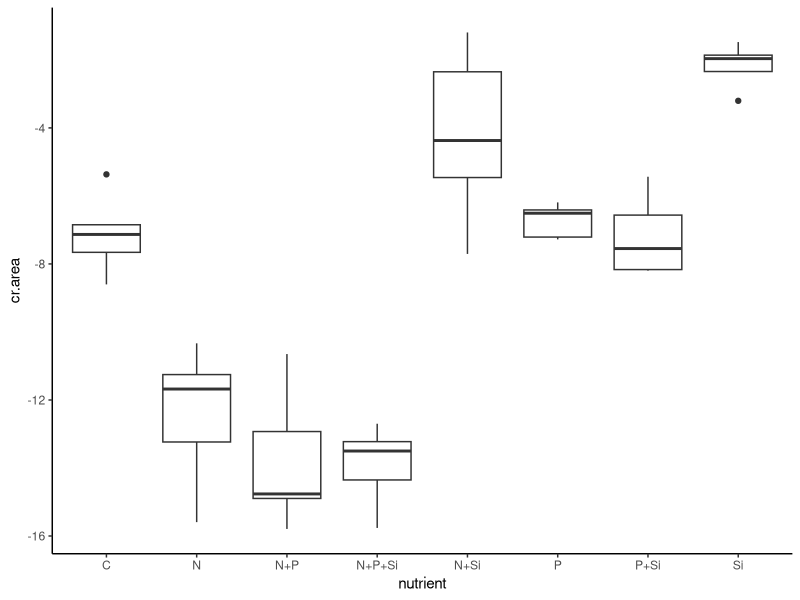
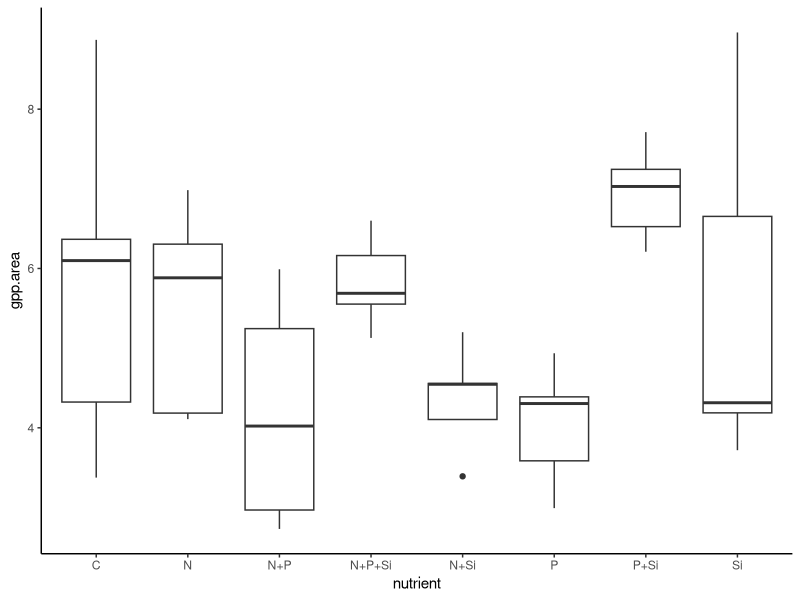
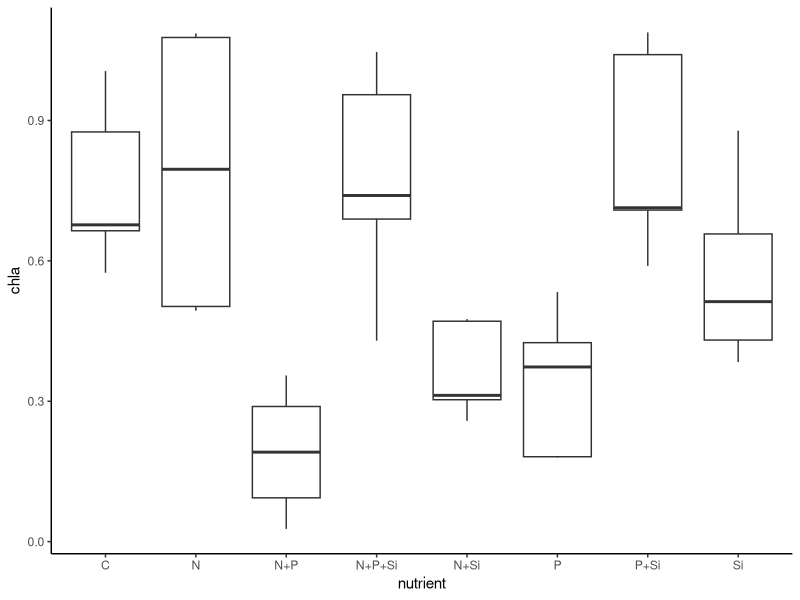
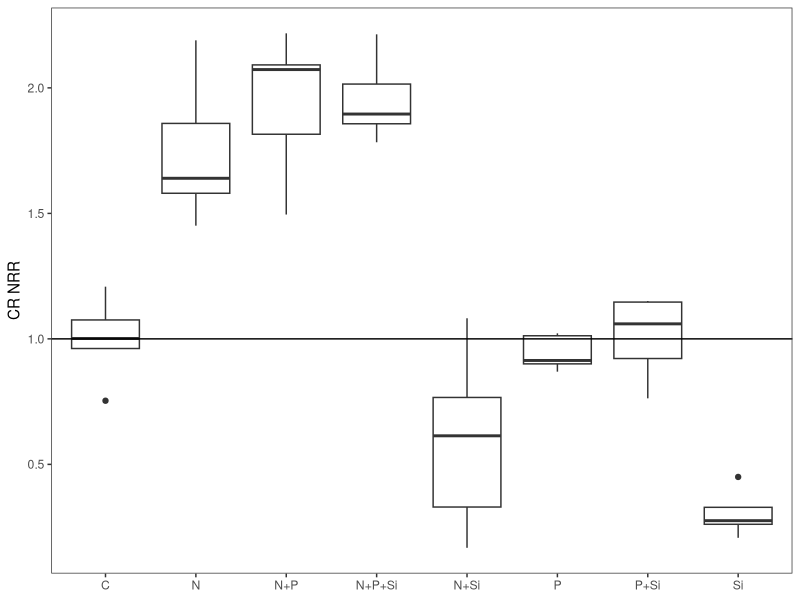
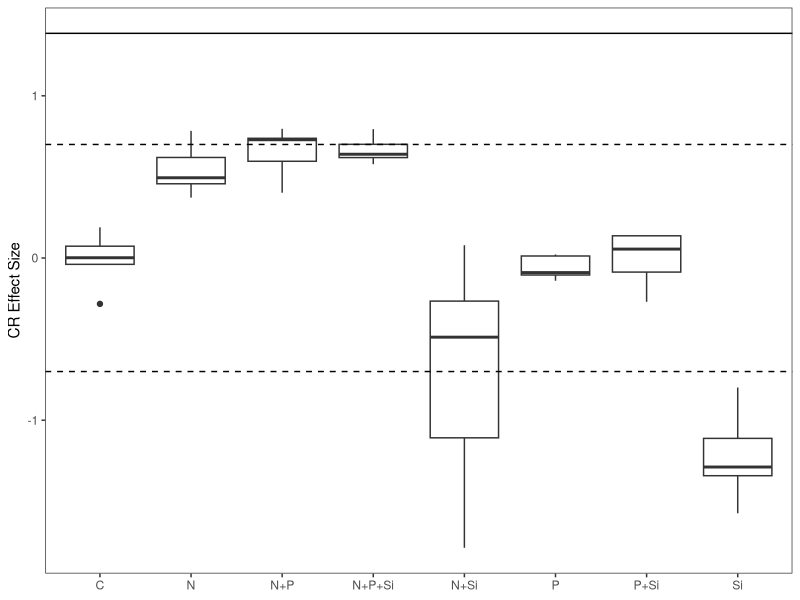
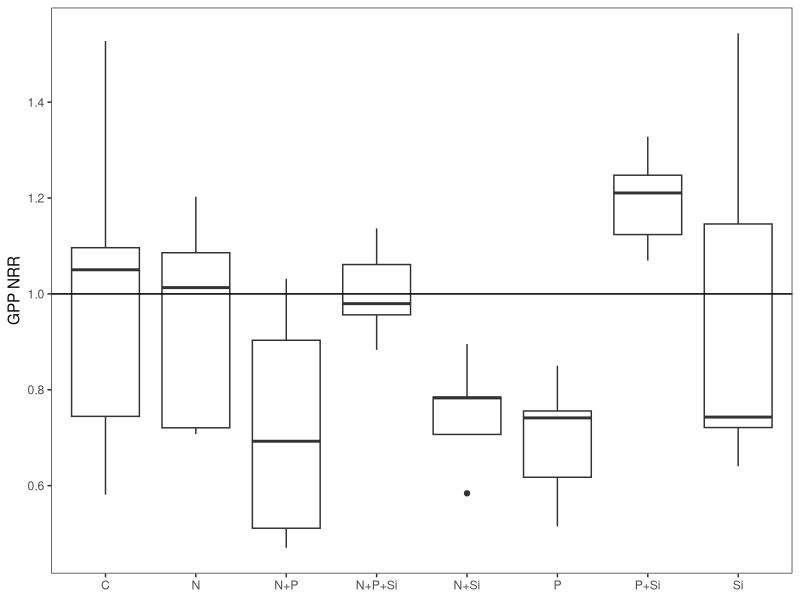
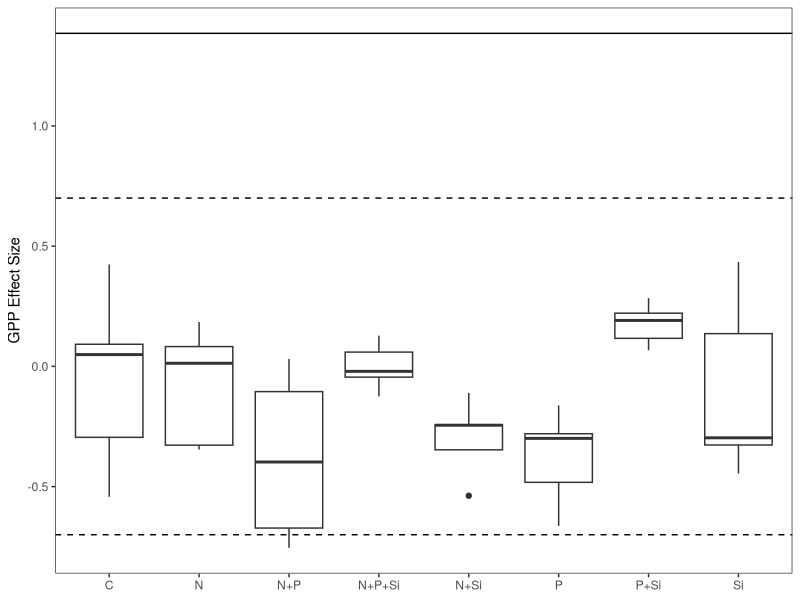
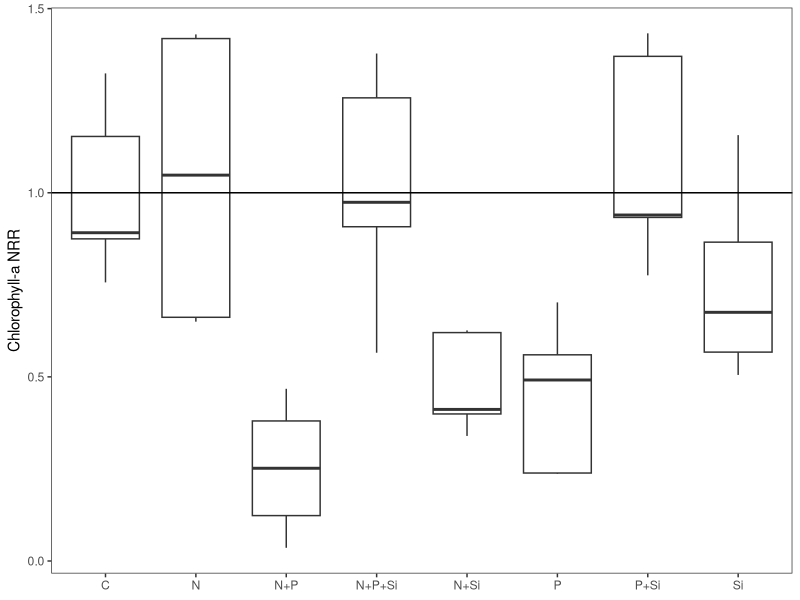

The R script that drew these images, in order: (Note: this script raises an error after producing the figures.)
#Author:  Clay Arango
#Creation date: 10-Feb-19
#Script to analyze NDS data from Summer 2018 NDS work with S. Roley and A. Alexiades

#packages
install.packages("nlme")
install.packages("nortest")
install.packages("plyr")
install.packages("dplyr")
install.packages("multcomp")
install.packages("MASS")
install.packages("ggplot2")
library(nlme)
library(nortest)
library(plyr)
library(dplyr)
library(multcomp)
library(MASS)
library(ggplot2)

#Load data
cle_fall <- read.table(file="cle_fall.csv", header=T, sep=",")

#set variable
d = cle_fall

#evaluate data to make sure factors are correct
names(d)

unique(d$nutrient) #control, N, NP, NPSi, NSi, P, PSi, Si
unique(d$N) #should be 0 and 1
unique(d$P) #should be 0 and 1
unique(d$Si) #should be 0 and 1
unique(d$top) #should be "sponge" and "glass"
#if need to change, use recode function below. 
d$top<-recode(d$top, "cellulose" = "sponge")
str(d)

#convert N and P and Si values (0 or 1 for absence or presence) to factors
d$N<-as.factor(d$N)
d$P<-as.factor(d$P)
d$Si<-as.factor(d$Si)
str(d)

#subset data into gpp and cr response
d.cr = subset(d, top=="sponge", data=d)
d.gpp = subset(d, top=="glass", data=d)

#check for outliers and check data entry before calculating CR-NRR
ggplot(d.cr, aes(x=nutrient, y=cr.area)) + geom_boxplot() + theme_classic()
#looks OK
#missing CC8 due to NA

#calculate nrr for cr
x<-ddply(d.cr, "nutrient", summarise, ave_cr = mean(cr.area, na.rm=T)) 
x
d.cr$cr.nrr = d.cr$cr.area/-7.121497 #divide by control ave_cr

#check for outliers and check data entry before calculating GPP- and chla-NRR
ggplot(d.gpp, aes(x=nutrient, y=gpp.area)) + geom_boxplot() + theme_classic()
#looks OK
#missing AA8 due to lost in field
ggplot(d.gpp, aes(x=nutrient, y=chla)) + geom_boxplot() + theme_classic()
#looks OK
#missing AA8 due to lost in field

#substitute b.d. chlorophyll with 1/2 detection limit using
#3*SD(y/x)/slope, where SD(y/x) is standard error of the chlorophyll regression
#make vectors for the x (chla) and y (RFU) values found in spreadsheet
#y = c(4.76, 399.36, 760.83, 1244.42, 3162.66, 5616.53)
#x = c(0, 0.025, 0.05, 0.1, 0.25, 0.5)
#summary(lm(y~x))
#chlabd = (345.52/11181.76)/2


#calculate nrr for gpp and chla
x<- ddply(d.gpp, "nutrient", summarise, ave_gpp = mean(gpp.area, na.rm=T), ave_chla = mean(chla, na.rm=T)) 
x
d.gpp$gpp.nrr = d.gpp$gpp.area/5.806643 #divide by control ave_gpp
d.gpp$chla.nrr = d.gpp$chla/0.7594258 #divide by control ave_chla
#use to exclude outliers
#x1<- ddply(subset(d.gpp, !(nds.id=="F6")), "nutrient", summarise, ave_chla = mean(chla, na.rm=T)) 
#x1
#d.gpp$chla.nrr_1<-d.gpp$chla_ug_cm2/2.700340

#combine into one file and export
d.cr$chla.nrr<-NA
#d.cr$chla.nrr_1<-NA#for excluded outliers
d.cr$gpp.nrr<-NA
d.gpp$cr.nrr<-NA
d.nrr<-rbind(d.cr, d.gpp)
d.nrr$site.date<-"cle_fall"
d.nrr$gpp.es<-log(d.nrr$gpp.nrr)
d.nrr$cr.es<-log(d.nrr$cr.nrr)
d.nrr$chla.es<-log(d.nrr$chla.nrr)

write.table(d.nrr, "cle_fall_nrr.csv",  sep=",", quote=F, row.names =F)

###############
#plots of NRR
##############
ggplot(data=subset(d.cr, !(nutrient=="control")), aes(x=nutrient, y=cr.nrr))+geom_boxplot()+theme_bw()+
  ylab("CR NRR")+geom_abline(slope = 0, intercept = 1)+
  theme(axis.title.x=element_blank(), panel.grid.minor=element_blank(), panel.grid.major=element_blank())
#N limitation, possible Si inhibition

ggplot(data=subset(d.nrr, (top=="sponge")), aes(x=nutrient, y=cr.es))+geom_boxplot()+theme_bw()+
  ylab("CR Effect Size")+geom_hline(yintercept = 0.7, lty="dashed")+ geom_hline(yintercept = -0.7, lty="dashed")+
  geom_hline(yintercept = 1.385)+
  theme(axis.title.x=element_blank(), panel.grid.minor=element_blank(), panel.grid.major=element_blank())
#nothing over 1.385, so no significance?


ggplot(data=subset(d.gpp, !(nutrient=="control")), aes(x=nutrient, y=gpp.nrr))+geom_boxplot()+theme_bw()+
  ylab("GPP NRR")+geom_abline(slope = 0, intercept = 1)+
  theme(axis.title.x=element_blank(), panel.grid.minor=element_blank(), panel.grid.major=element_blank())
#possible P+Si co-limitation, but likely no limitation

ggplot(data=subset(d.nrr, top =="glass"),aes(x=nutrient, y=gpp.es))+geom_boxplot()+theme_bw()+
  ylab("GPP Effect Size")+geom_hline(yintercept = 0.7, lty="dashed")+
  geom_hline(yintercept = -0.7, lty="dashed")+ geom_hline(yintercept = 1.385)+
  theme(axis.title.x=element_blank(), panel.grid.minor=element_blank(), panel.grid.major=element_blank())
#nothing over 1.385 so no significance?

ggplot(data=subset(d.gpp, !(nutrient=="control")), aes(x=nutrient, y=chla.nrr))+geom_boxplot()+theme_bw()+
  ylab("Chlorophyll-a NRR")+geom_abline(slope = 0, intercept = 1)+ 
  theme(axis.title.x=element_blank(), panel.grid.minor=element_blank(), panel.grid.major=element_blank())
#no limitation, possible Si inhibition

ggplot(data=subset(d.nrr, (top=="glass")), aes(x=nutrient, y=chla.es))+geom_boxplot()+theme_bw()+
  ylab("Chla Effect Size")+ geom_hline(yintercept = 0.7, lty="dashed")+ geom_hline(yintercept = -0.7, lty="dashed")+    
  geom_hline(yintercept = 1.385)+
  theme(axis.title.x=element_blank(), panel.grid.minor=element_blank(), panel.grid.major=element_blank())

##########
#NRR Summary Files
#########

GPP_sum<-ddply(d.gpp, "nutrient", summarise, ave_nrr.gpp=mean(gpp.nrr, na.rm=T), sd_nrr.gpp=sd(gpp.nrr, na.rm=T), 
               se_nrr.gpp =(sd(gpp.nrr)/sqrt(sum(!is.na(gpp.nrr)))), 
               ci95_nrr.gpp = (1.96*(sd(gpp.nrr)/sqrt(sum(!is.na(gpp.nrr))))),
               ave_nrr.chla=mean(chla.nrr, na.rm=T), sd_nrr.chla=sd(chla.nrr, na.rm=T), 
               se_nrr.chla =(sd(chla.nrr)/sqrt(sum(!is.na(chla.nrr)))), 
               ci95_nrr.chla = (1.96*(sd(chla.nrr)/sqrt(sum(!is.na(chla.nrr))))))
CR_sum<-ddply(d.cr, "nutrient", summarise, ave_nrr.cr=mean(cr.nrr, na.rm=T), sd_nrr.cr=sd(cr.nrr, na.rm=T), 
              se_nrr.cr =(sd(cr.nrr)/sqrt(sum(!is.na(cr.nrr)))), 
              ci95_nrr.cr = (1.96*(sd(cr.nrr)/sqrt(sum(!is.na(cr.nrr))))))

#now combine into one and export
d.sum<-merge(GPP_sum, CR_sum, by="nutrient")
d.sum$site_date<-"cle_fall"
write.table(d.sum, "cle_fall_summ.csv",  sep=",", quote=F, row.names=F)

############################################################
#analyze RESPIRATION data
############################################################

M1<-gls(cr.area~N*P*Si, data=d.cr, na.action=na.omit)
E1<-residuals(M1)
qqnorm(E1)
qqline(E1)
ad.test(E1)
   #residuals are normally distributed
hist(E1)  
plot(M1)

plot(filter(d.cr, !is.na(cr.area)) %>% dplyr::select(nutrient), 
     E1, xlab="nutrient", ylab="Residuals")
bartlett.test(cr.area~nutrient, data=d.cr)
   #variance test is ok

anova(M1)

#something is wrong with these because the interaction plots don't show all the data
##########################################################
#do multiple 2 way ANOVAs to improve our ability to interpret
##########################################################
#N and P
M1<-gls(cr.area~N*P, data=d.cr, na.action=na.omit)
E1<-residuals(M1)
qqnorm(E1)
qqline(E1)
ad.test(E1)
#residuals are normally distributed, p=0.8839
hist(E1)  
plot(M1)

bartlett.test(cr.area~nutrient, data=d.cr)
#variance test OK

anova(M1) #interpretation, N and P limitation separately
#remove NA for plotting
xx = na.omit(subset(d.cr, select = c(N,P,cr.area)))
interaction.plot(xx$N, xx$P, xx$cr.area)

#N and Si
M1<-gls(cr.area~N*Si, data=d.cr, na.action=na.omit)
E1<-residuals(M1)
qqnorm(E1)
qqline(E1)
ad.test(E1)
#residuals are normally distributed, p=0.8783
hist(E1)  
plot(M1)

bartlett.test(cr.area~nutrient, data=d.cr)
#variance test OK

anova(M1) #interpretation, N and Si limitation separately
#remove NA for plotting
xx = na.omit(subset(d.cr, select = c(N,Si,cr.area)))
interaction.plot(xx$N, xx$Si, xx$cr.area)

interaction.plot(d.cr$N, d.cr$Si, d.cr$cr.area)

#P and Si
M1<-gls(cr.area~P*Si, data=d.cr, na.action=na.omit)
E1<-residuals(M1)
qqnorm(E1)
qqline(E1)
ad.test(E1)
#residuals are normally distributed, p=0.09356
hist(E1)  
plot(M1)

bartlett.test(cr.area~nutrient, data=d.cr)
#variance test OK

anova(M1) #P + Si colimitation (presence of Si and absence of P = no response)
#remove NA for plotting
xx = na.omit(subset(d.cr, select = c(P,Si,cr.area)))
interaction.plot(xx$P, xx$Si, xx$cr.area)

##########################################################
##########################################################  

x <- group_by(d.cr, nutrient) %>%  # Grouping function causes subsequent functions to aggregate by season and reach
  summarize(cr.mean = abs(mean(cr.area, na.rm = TRUE)), # na.rm = TRUE to remove missing values
            cr.sd=abs(sd(cr.area, na.rm = TRUE)),  # na.rm = TRUE to remove missing values
            n = sum(!is.na(cr.area)), # of observations, excluding NAs. 
            cr.se=cr.sd/sqrt(n))

ggplot(data=x, aes(x=nutrient, y=cr.mean)) + 
  geom_bar(stat="identity", position=position_dodge(), color = "black") + 
  geom_errorbar(aes(ymin=cr.mean, ymax=cr.mean+cr.se), width=0.2, 
                position=position_dodge(0.9)) + 
  xlab("Nutrient") +
  ylab(expression(Respiration~(ug~O[2]~m^{-2}~h^{-1}))) +
  ylim(0,20) +
  labs(fill="Light") +
  theme_bw() +
  theme(panel.grid.major=element_blank(),
        panel.grid.minor=element_blank(),
        legend.title=element_text(size=6),
        legend.key=element_blank(), 
        legend.position=c(0.5,0.95), 
        legend.text=element_text(size=8), 
        legend.background=element_blank(), 
        legend.direction="horizontal", 
        legend.key.size=unit(0.3, "cm"), 
        axis.title.y=element_text(size=8), 
        axis.title.x=element_text(size=8), 
        axis.text.x=element_text(size=8))

#ggsave('output/figures/Ring_fall.tiff',
#       units="in",
#       width=3.25,
#       height=3.25,
#       dpi=1200,
#       compression="lzw")

#summarize nrr
x <- group_by(d.cr, nutrient) %>%  # Grouping function causes subsequent functions to aggregate by season and reach
  summarize(cr.mean = abs(mean(cr.nrr, na.rm = TRUE)), # na.rm = TRUE to remove missing values
            cr.sd=abs(sd(cr.nrr, na.rm = TRUE)),  # na.rm = TRUE to remove missing values
            n = sum(!is.na(cr.nrr)), # of observations, excluding NAs. 
            cr.se=cr.sd/sqrt(n))

############################################################
#analyze the PRODUCTION data
############################################################

M1<-gls(gpp.area~N*P*Si, data=d.gpp, na.action=na.omit) 
E1<-residuals(M1)
qqnorm(E1)
qqline(E1)
ad.test(E1)
   #residuals are normal, p=0.2184

hist(E1, xlab="residuals", main="")
plot(M1)

plot(filter(d.gpp, !is.na(gpp.area)) %>% dplyr::select(nutrient), 
     E1, xlab="nutrient", ylab="Residuals")
bartlett.test(gpp.area~nutrient, data=d.gpp)
   #variance is not equal, but p=0.03388

anova(M1)
  
x <- group_by(d.gpp, nutrient) %>%  # Grouping function causes subsequent functions to aggregate by season and reach
  summarize(gpp.mean = abs(mean(gpp.area, na.rm = TRUE)), # na.rm = TRUE to remove missing values
            gpp.sd=abs(sd(gpp.area, na.rm = TRUE)),  # na.rm = TRUE to remove missing values
            n = sum(!is.na(gpp.area)), # of observations, excluding NAs. 
            gpp.se=gpp.sd/sqrt(n))

ggplot(data=x, aes(x=nutrient, y=gpp.mean)) + 
  geom_bar(stat="identity", position=position_dodge(), color = "black") + 
  geom_errorbar(aes(ymin=gpp.mean, ymax=gpp.mean+gpp.se), width=0.2, 
                position=position_dodge(0.9)) + 
  xlab("Nutrient") +
  ylab(expression(Production~(ug~O[2]~m^{-2}~h^{-1}))) +
  labs(fill="Light") +
  theme_bw() +
  theme(panel.grid.major=element_blank(),
        panel.grid.minor=element_blank(), 
        legend.title=element_text(size=6), 
        legend.key=element_blank(),  
        legend.position=c(0.5,0.95),  
        legend.text=element_text(size=8),  
        legend.background=element_blank(),  
        legend.direction="horizontal",  
        legend.key.size=unit(0.3, "cm"),  
        axis.title.y=element_text(size=8),  
        axis.title.x=element_text(size=8),  
        axis.text.x=element_text(size=8))

#ggsave('output/figures/gppByNutrient.tiff',
#       units="in",
#       width=3.25,
#       height=3.25,
#       dpi=1200,
#       compression="lzw")

#summarize nrr
x <- group_by(d.gpp, nutrient) %>%  # Grouping function causes subsequent functions to aggregate by season and reach
  summarize(gpp.mean = abs(mean(gpp.nrr, na.rm = TRUE)), # na.rm = TRUE to remove missing values
            gpp.sd=abs(sd(gpp.nrr, na.rm = TRUE)),  # na.rm = TRUE to remove missing values
            n = sum(!is.na(gpp.nrr)), # of observations, excluding NAs. 
            gpp.se=gpp.sd/sqrt(n))

############################################################
#analyze the CHL-A biomass on disks

M1<-gls(chla~N*P*Si, data=d.gpp, na.action=na.omit) 
E1<-residuals(M1)
qqnorm(E1)
qqline(E1)
ad.test(E1)
#residuals are normal, p=0.1565

hist(E1, xlab="residuals", main="")
plot(M1)

plot(filter(d.gpp, !is.na(gpp.area)) %>% dplyr::select(nutrient), 
     E1, xlab="nutrient", ylab="Residuals")
bartlett.test(chla~nutrient, data=d.gpp)
#variance is equal, p=0.6731

anova(M1)
